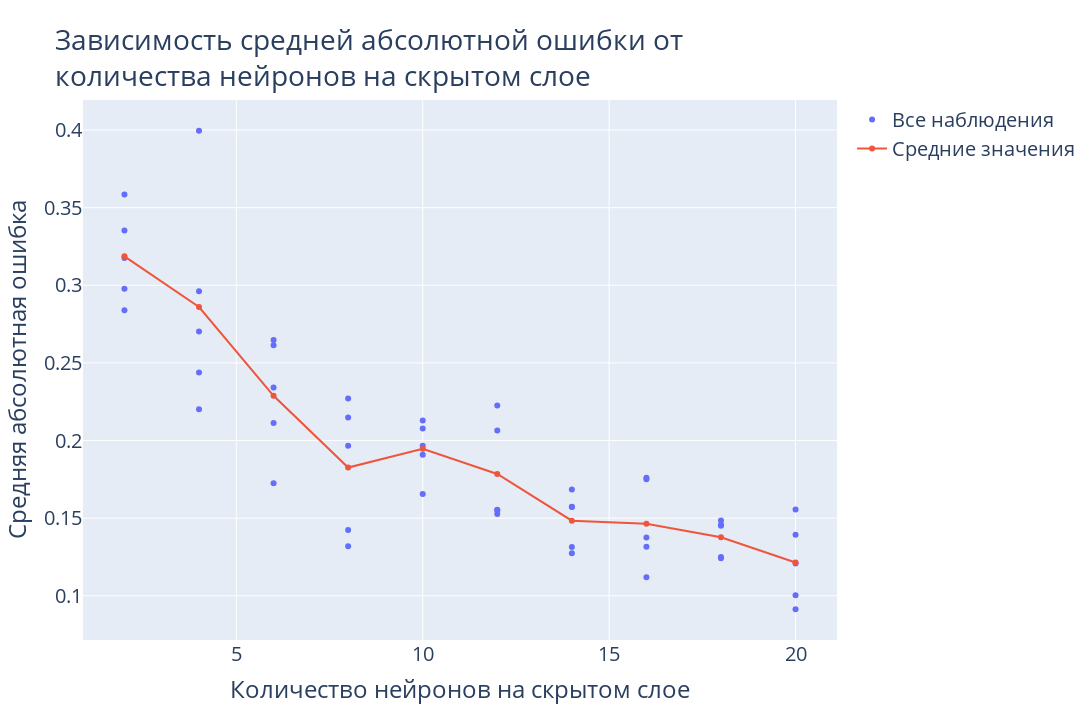

Here is the notebook cell this chart was saved with:
### Code cell
# Plotting results for training epochs amount
fig = go.Figure()
fig.add_trace(
    go.Scatter(x=all_sizes, y=all_mapes,
               name='Все наблюдения', mode='markers')
)
fig.add_trace(
    go.Scatter(x=hidden_sizes, y=mapes_mean,
               name='Средние значения', mode='lines+markers')
)
fig.update_layout(
    title='Зависимость средней абсолютной ошибки от<br>количества нейронов на скрытом слое',
    font=dict(size=20),
    xaxis=dict(title='Количество нейронов на скрытом слое'),
    yaxis=dict(title='Средняя абсолютная ошибка'),
    width=1280,
    height=720
)
fig.show()

### Figure 1 — Plotly figure (JSON) as saved in the notebook; plotly's stock layout.template omitted (floating-point values rounded to 4 significant figures)
{"data": [{"mode": "markers", "name": "Все наблюдения", "type": "scatter", "x": [2, 2, 2, 2, 2, 4, 4, 4, 4, 4, 6, 6, 6, 6, 6, 8, 8, 8, 8, 8, 10, 10, 10, 10, 10, 12, 12, 12, 12, 12, 14, 14, 14, 14, 14, 16, 16, 16, 16, 16, 18, 18, 18, 18, 18, 20, 20, 20, 20, 20], "y": [0.3353, 0.2839, 0.3176, 0.3585, 0.2978, 0.2962, 0.2702, 0.3995, 0.2438, 0.2202, 0.2647, 0.2341, 0.2614, 0.2113, 0.1725, 0.1967, 0.2149, 0.227, 0.132, 0.1424, 0.2128, 0.2078, 0.1655, 0.1908, 0.1966, 0.1527, 0.2065, 0.1551, 0.2225, 0.1554, 0.1685, 0.1572, 0.1573, 0.1315, 0.1274, 0.1316, 0.1375, 0.175, 0.1761, 0.112, 0.1457, 0.1451, 0.1486, 0.1249, 0.1243, 0.1393, 0.09135, 0.1004, 0.1208, 0.1555]}, {"mode": "lines+markers", "name": "Средние значения", "type": "scatter", "x": [2, 4, 6, 8, 10, 12, 14, 16, 18, 20], "y": [0.3186, 0.286, 0.2288, 0.1826, 0.1947, 0.1785, 0.1484, 0.1464, 0.1377, 0.1215]}], "layout": {"font": {"size": 20}, "height": 720, "title": {"text": "Зависимость средней абсолютной ошибки от<br>количества нейронов на скрытом слое"}, "width": 1280, "xaxis": {"title": {"text": "Количество нейронов на скрытом слое"}}, "yaxis": {"title": {"text": "Средняя абсолютная ошибка"}}}}
